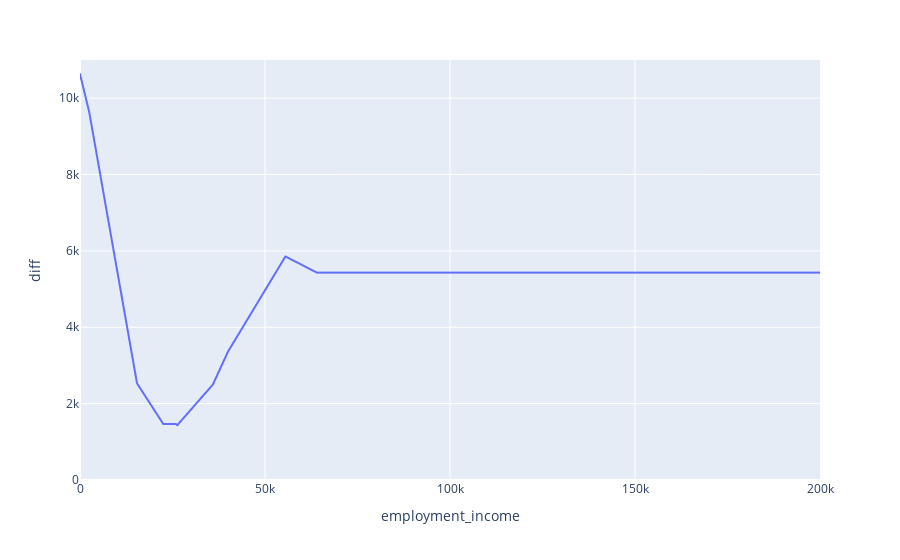

Here is the notebook cell this chart was saved with:
### Code cell
fig = px.line(df, x="employment_income", y="diff")
fig.update_layout(yaxis_range=[0, 11_000])
fig.show()

### Figure 1 — Plotly figure (JSON) as saved in the notebook; plotly's stock layout.template omitted (floating-point values rounded to 4 significant figures; data arrays with more than 128 entries replaced by an {"elided": "..."} marker saying what was removed)
{"data": [{"hovertemplate": "employment_income=%{x}<br>diff=%{y}<extra></extra>", "legendgroup": "", "line": {"color": "#636efa", "dash": "solid"}, "marker": {"symbol": "circle"}, "mode": "lines", "name": "", "showlegend": false, "type": "scattergl", "x": {"elided": "2001 int values"}, "xaxis": "x", "y": {"elided": "2001 float values"}, "yaxis": "y"}], "layout": {"legend": {"tracegroupgap": 0}, "margin": {"t": 60}, "xaxis": {"anchor": "y", "domain": [0, 1], "title": {"text": "employment_income"}}, "yaxis": {"anchor": "x", "domain": [0, 1], "range": [0, 11000], "title": {"text": "diff"}}}}
